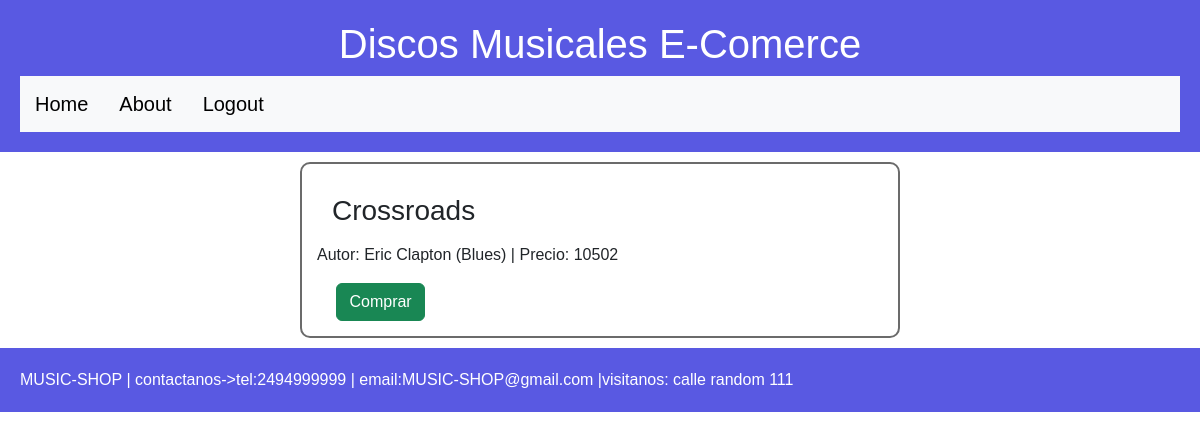
/buy/3 (signed in), run on the app's committed database.
### tables this page shows
CREATE TABLE `discos` (
  `id` int(10) NOT NULL,
  `autor_id` int(10) NOT NULL,
  `genero_id` int(10) NOT NULL,
  `titulo` varchar(150) NOT NULL,
  `precio` double NOT NULL
);

CREATE TABLE `autor` (
  `id` int(10) NOT NULL,
  `nombre` varchar(250) NOT NULL
);

CREATE TABLE `genero` (
  `id` int(10) NOT NULL,
  `categoria` varchar(250) NOT NULL
);

### app/models/discos.model.php (called while the page is built, shortened)
<?php
class discosModel{
    private $db;
    public function __construct(){
        $this->db = new PDO("mysql:host=".MYSQL_HOST.";dbname=".MYSQL_DB.";charset=utf8",MYSQL_USER,MYSQL_PASS);
    }
    public function getDisco($id){
        $query = $this->db->prepare('SELECT discos.id, autor.nombre, genero.categoria, discos.titulo, discos.precio FROM discos INNER JOIN autor ON discos.autor_id = autor.id INNER JOIN genero ON discos.genero_id = genero.id  WHERE discos.id = ?');
        $query->execute([$id]);
        $discos = $query->fetch(PDO::FETCH_OBJ);
        return $discos;
    }
}
?>

### app/views/discos.view.php (the view, shortened to what this page needs)
<?php
class discosView{
        ?>
        <?php require 'templates/footer.phtml';
    public function showDisco($disco){
        require_once 'templates/header.phtml';
        ?>
        <div class="verDisco">
            <h3><?= $disco->titulo?></h3>
            <p>
                Autor: <?= $disco->nombre ?>
                (<?= $disco->categoria ?>)  |  Precio: <?= $disco->precio?>
            </p>
            <?php if(isset($_SESSION)&($_SESSION['logueado']->nivel === 'user')){ ?>
                <a href="" type="button" class="btn btn-success">Comprar</a>
            <?php } ?>
        </div><?php
        require_once 'templates/footer.phtml';
    }
}
?>

### css/style.css (style rules this page uses)
body { font-family:Arial, Helvetica, sans-serif; }
a { margin-left: 15px; }
h3 { margin: 15px; }
.verDisco { border: 2px solid rgb(107, 107, 107); border-radius: 10px; max-width: 50%; margin: 10px auto 10px; padding: 15px; }

### data on the page
discos: titulo "Crossroads", autor.nombre "Eric Clapton", genero.categoria "Blues", precio "10502"
